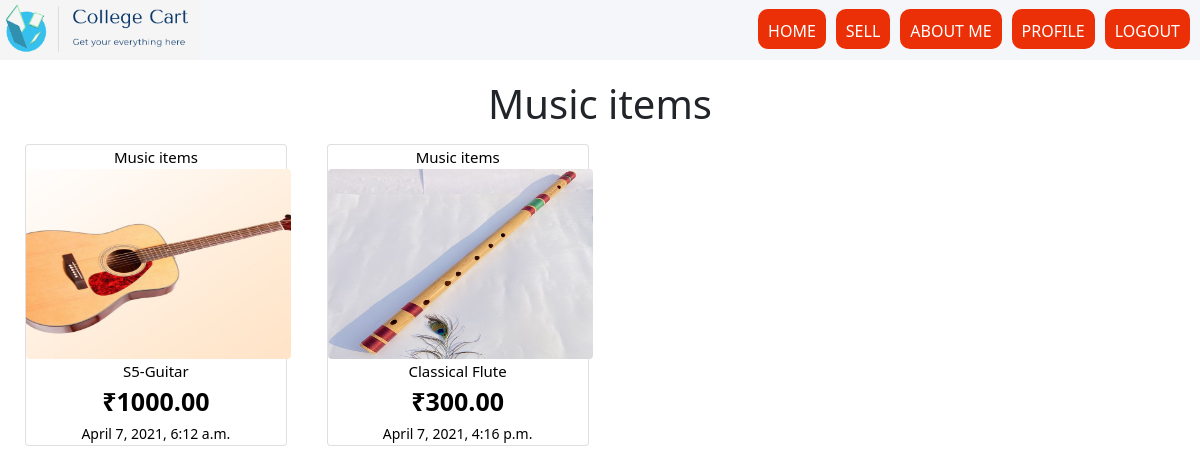
The app's page /shop/musical/ (signed in) with its own data.
### shop/models.py (models this page shows)
class item(models.Model):
	user=models.ForeignKey(User, on_delete=models.CASCADE)
	category=models.ForeignKey(Category, on_delete=models.CASCADE)
	subcategoryname=models.ForeignKey(subcategory, on_delete=models.CASCADE)
	title=models.CharField(max_length=1000,null=False, blank=False)
	image=models.ImageField(null= False, blank=False, upload_to="itemimage" )
	description=models.CharField(max_length=1000, null=False, blank=False)
	price = models.DecimalField(max_digits=10, decimal_places=2)
	address=models.CharField(max_length=1000,null=False, blank=False)
	available = models.BooleanField(default=True)
	published_on=models.DateTimeField(auto_now=True)

class Category(models.Model):
	name=models.CharField(max_length=100)
	def __str__(self):
		return self.name

### shop/views.py (the view)
# urls.py: path('musical/',views.musicView,name="musical"),
@login_required
def musicView(request):
	music_items = item.objects.filter(category__name = 'Music items',available=True)
	return render(request, 'musical.html', {'items':music_items})

### shop/context_processors.py (called while the page is built)
def menu_categories(request):
    categories = Category.objects.all()
    return {'menu_categories':categories}

### shop/templates/musical.html
{% extends 'index.html' %}
{% load static %}
{% block content %}
<div id="container1" style="background-color:#f5f6fa;">
    <div class="headline" style="display: flex; flex-direction: row; justify-content: space-between;">
    <div class="image" style="display: flex;"><img src="{% static './logo1.PNG' %}" style="width: 200px; height: 60px;">
    </div>
    <div class="tags" style="display: flex;">
        <div class="icons" style="display: flex; flex-direction: row; justify-content: space-around;">
            <div class="small1" style="display: flex;"><button class="button" style="border: none; padding: 10px; margin-right: 10px; height: 40px; margin-top: 9px; border-radius: 10px; color: white; "><a href="{% url 'index' %}" style="text-decoration: none; color: white;">HOME</a></button></div>
            <div class="small2" style="display: flex;"><button class="button" style="border: none; padding: 10px; margin-right: 10px; height: 40px; margin-top: 9px; border-radius: 10px; color: white;"><a href="{% url 'ad' %}" style="text-decoration: none; color: white;">SELL</a></button></div>
            <div class="small3" style="display: flex;"><button class="button" style="border: none; padding: 10px; margin-right: 10px; height: 40px; margin-top: 9px; border-radius: 10px; color: white;"><a href="{% url 'about' %}" style="text-decoration: none; color: white;">ABOUT ME</a></button></div>
            <div class="small4" style="display: flex;"><button class="button" style="border: none; padding: 10px; margin-right: 10px; height: 40px; margin-top: 9px; border-radius: 10px; color: white;"><a href="{% url 'profile' %}" style="text-decoration: none; color: white;">PROFILE</a></button></div>
            <div class="small5" style="display: flex;"><button class="button" style="border: none; padding: 10px; margin-right: 10px; height: 40px; margin-top: 9px; border-radius: 10px; color: white;"><a href="{% url 'logout' %}" style="text-decoration: none; color: white;">LOGOUT</a></button></div>
        </div>
    </div>
    </div>
</div>
<h1 style="text-align: center; margin-top: 20px;"> Music items</h1>
<div class="row" style="margin-left: 5px;">
    {% for a in items %}
        <div class="col-sm-3">
            <a href="{% url 'detail' a.id %}" style="text-decoration: none; color: black;">
            <div class="card m-2">
            <center>
            <small class="" style="text-align: center; font-size: 15px;;">{{a.category}}</small><br>
            <img src="{{a.image.url}}" alt="" class="card" height="190px" width="265px" style="border: none;">
            <small style="text-align: center; font-size: 15px;">{{a.title}}</small><br>
            <small class="" style="text-align: center; font-size: 25px;"><b>&#8377;{{a.price}}</b></small><br>
            <small class="" style="text-align: center;">{{a.published_on}}</small><br>
            </center>
            </div>
            </a>
        </div>
    {% endfor %}
</div>
{% endblock %}

### shop/templates/index.html (style rules this page uses)
.button { background-color: #eb2f06; cursor: pointer; }

### records on screen
item: category "Music items", image (picture), title "S5-Guitar", price "1000.00", published_on "April 7, 2021, 6:12 a.m."
item: category "Music items", image (picture), title "Classical Flute", price "300.00", published_on "April 7, 2021, 4:16 p.m."
